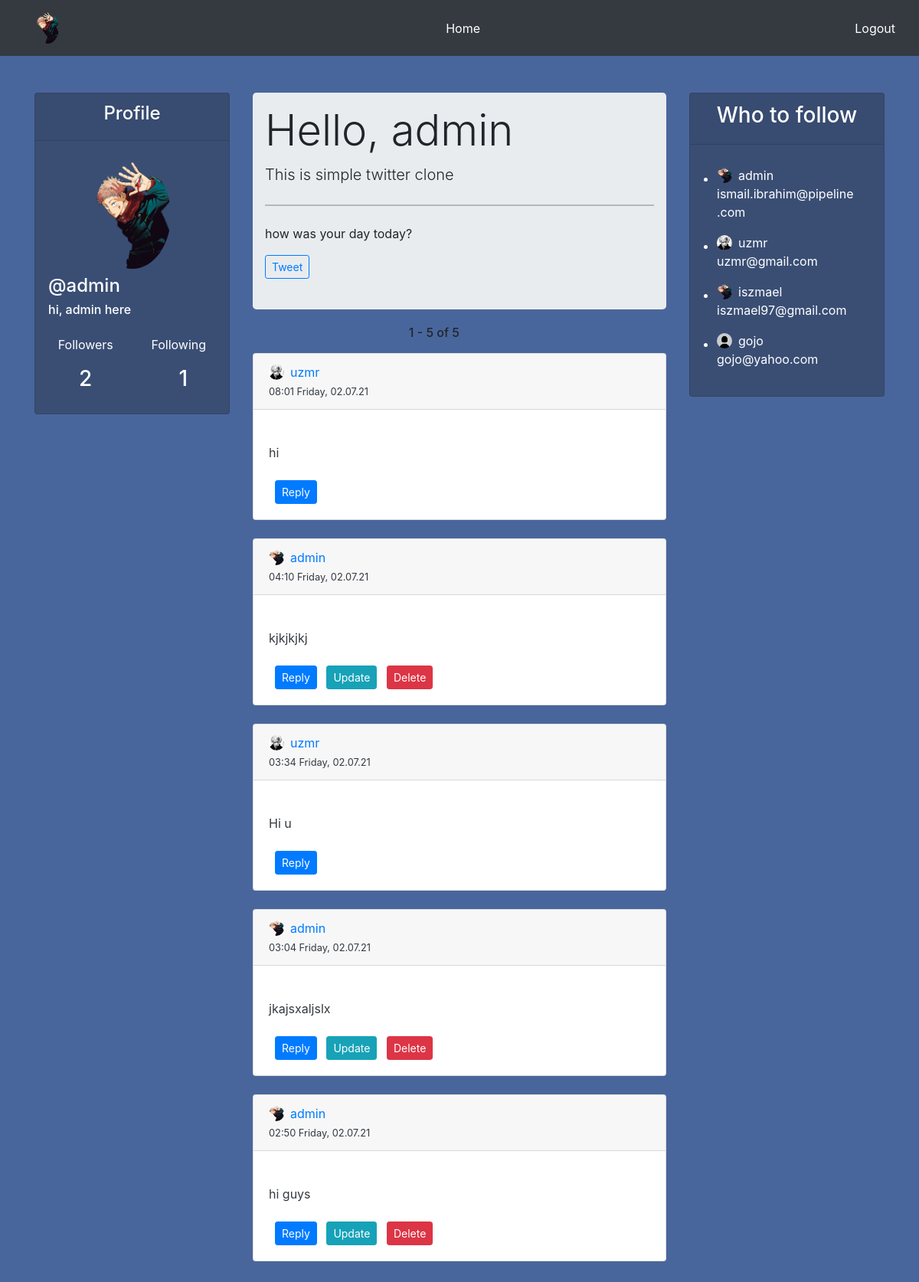
The app's page / (signed in) with its own data.
### accounts/models.py (models this page shows, shortened)
class profile(models.Model):
    user = models.OneToOneField(User, on_delete=models.CASCADE)
    image = models.ImageField(default='default.jpeg', upload_to = 'profile_pics')
    bio = models.TextField(default='')
    @property
    def followers(self):
        return Follow.objects.filter(follow_user=self.user).count()
    @property
    def following(self):
        return Follow.objects.filter(user=self.user).count()

### feed/models.py (models this page shows, shortened)
class Post(models.Model):
    content = models.TextField(max_length=1000)
    date_posted = models.DateTimeField(default=timezone.now)
    author = models.ForeignKey(User, on_delete=models.CASCADE)
    likes= models.IntegerField(default=0)
    dislikes= models.IntegerField(default=0)

### feed/views.py (the view)
# urls.py: path('', PostListView.as_view(), name='home'),
class PostListView(LoginRequiredMixin, ListView):
    model = Post
    template_name = 'feed/home.html'
    context_object_name = 'posts'
    ordering = ['-date_posted']
    paginate_by = PAGINATION_COUNT
    def get_context_data(self, **kwargs):
        data = super().get_context_data(**kwargs)
        all_users = []
        data_counter = Post.objects.values('author')\
            .annotate(author_count=Count('author'))\
            .order_by('-author_count')[:6]
        for aux in data_counter:
            all_users.append(User.objects.filter(pk=aux['author']).first())
        data['all_users'] = all_users
        print(all_users, file=sys.stderr)
        return data
    def get_queryset(self):
        user = self.request.user
        qs = Follow.objects.filter(user=user)
        follows = [user]
        for obj in qs:
            follows.append(obj.follow_user)
        return Post.objects.filter(author__in=follows).order_by('-date_posted')

### feed/templates/feed/home.html (shortened to what this page needs)
{%extends 'feed/base.html'%}
{%block content%}
<br>
<br>
<div class="container">
    <div class="row">
        <div class="col-md-3">
            <div class="card" style="background-color: rgb(58, 78, 116);">
                <div class="card-header" align=center>
                    <a href="#">
                        <h4 class="text-white"> Profile </h4>
                    </a>
                </div>
                <div class="card-body">
                    <div class="row" align=center>
                        <a class="nav-link" href="{% url 'profile' %}">
                            <img class="rounded-circle account-img img-fluid" src="{{ user.profile.image.url}}"
                                width="100" height="100">
                        </a>
                    </div>
                    <div class="row text-white">
                        {% if user_profile is None %}
                        <h4 style="text-align: left" class="white-important">
                            @{{ user.username }}
                        </h4>
                        <h6 style="text-align: left" class="email-profile">
                            {{ user.profile.bio }}
                        </h6>
                        {% endif %}
                    </div>
                    <div class="row d-flex flex-nowrap text-white pt-3">
                        <div class="col-6" align=center>
                            Followers
                        </div>
                        <div class="col-6" align=center>
                            Following
                        </div>
                    </div>
                    <div class="row d-flex flex-nowrap text-white pt-3">
                        {% if user_profile != None %}
                        <div class="col-6" align=center>
                            <h3 class="white-important follow-click">
                                <a href="{% url 'user-followers' user_profile.username %}">
                                    {{ user_profile.profile.followers }}
                                </a>
                            </h3>
                        </div>
                        <div class="col-6" align=center>
                            <a href="{% url 'user-follows' user_profile.username %}">
                                <h3 class="white-important follow-click">
                                    {{ user_profile.profile.following }}
                                </h3>
                            </a>
                        </div>
                        {% else %}
                        <div class="col-6" align=center>
                            <a href="{% url 'user-followers' user.username %}">
                                <h3 class="text-white follow-click">
                                    {{ user.profile.followers }}
                                </h3>
                            </a>
                        </div>
                        <a href="{% url 'user-follows' user.username %}">
                            <div class="col-6" align=center>
                                <h3 class="text-white follow-click">
                                    {{ user.profile.following }}
                                </h3>
                            </div>
                        </a>
                        {% endif %}
                    </div>
                </div>
            </div>
        </div>
        <div class="col-md-6 scrollable">
            {% if user_profile is None %}
            <div class="jumbotron p-3">
                <h1 class="display-4">Hello, {{user.username}}</h1>
                <p class="lead">This is simple twitter clone</p>
                <hr class="my-4">
                <p>how was your day today?</p>
                <div style="margin-left: auto; margin-right:auto">
                    <a class="btn btn-sm btn-outline-primary mb-4 mr-3 " href="{% url 'post-create' %}">
                        Tweet
                    </a>
                </div>
            </div>
            {% endif %}
            <br>
            <div class="full-width row">
                <div class="col-6 no-padding">
                    <h6 style="position: absolute; bottom: 0; right: 0" class="white-important mb-3">
                        {{ page_obj.start_index }} - {{ page_obj.end_index }} of
                        {{ paginator.count }}
                    </h6>
                </div>
            </div>
            {% for post in posts %}
            <div class="card">
                <div class="card-header">
                    <div style="padding-left: 0px !important;" class="col-8 no-padding d-flex align-items-center">
                        <img class="rounded-circle mr-2" style="width: 20px; height: 20px;"
                            src="{{ post.author.profile.image.url }}">
                        <a class="mr-2 white-important" href="{% url 'user-posts' post.author %}">
                            {{ post.author }}
                    </div>
                    <small class="text-dark">{{ post.date_posted | date:"H:i l, d.m.y" }}</small>
                </div>
                <div class="card-body">
                    <a style="color: rgba(255, 255, 255, 0.5) !important;" href="{% url 'post-detail' post.id %}">
                        <p class="mb-4 text-dark">
                            {{ post.content }}
                        </p>
                    </a>
                    <div>
                        <a class="btn btn-sm btn-primary ml-2" style="font-size: 14px"
                            href="{% url 'post-detail' post.id %}">Reply</a>
                        {% if post.author == user %}
                        <a class="btn btn-sm btn-info ml-2" style="font-size: 14px"
                            href="{% url 'post-update' post.id %}">Update</a>
                        <a class="btn btn-sm btn-danger ml-2" style="font-size: 14px"
                            href="{% url 'post-delete' post.id %}">Delete</a>
                        {% endif %}
                    </div>
                </div>
            </div>
            <br>
            {% endfor %}
        </div>
        <div class="col-md-3">
            {% if user_profile is None %}
            <div class="card" style="background-color: rgb(58, 78, 116);">
                <div class="card-header" align=center>
                    <a href="#" class="text-white">
                        <h3>Who to follow</h3>
                    </a>
                </div>
                <div class="card-body">
                    <ul class="col-12 mt-2 text-white">
                        {% for user in all_users %}
                        <li>
                            <div class="who-to-follow">
                                <div style="padding-left: 0px !important;"
                                    class="col-8 no-padding d-flex align-items-center">
                                    <img class="rounded-circle mr-2" style="width: 20px; height: 20px;"
                                        src="{{ user.profile.image.url }}">
                                    <a class="mr-2 white-important text-white"
                                        href="{% url 'user-posts' user.username %}">
                                        {{ user.username }}
                                    </a>
                                </div>
                                <p>{{ user.email }}</p>
                            </div>
                        </li>
                        {% endfor %}
                    </ul>
                </div>
            </div>
            {% endif %}
        </div>
    </div>
    <br>
</div>
{%endblock content%}

### feed/templates/feed/base.html (shortened to what this page needs)
<!DOCTYPE html>
{% load static %}
<html>
<head>
    <link rel="stylesheet" type="text/css" href="{% static 'feed/style.css' %}?{% now 'U' %}" />
    <link href="https://cdn.jsdelivr.net/npm/bootstrap@5.0.2/dist/css/bootstrap.min.css" rel="stylesheet"
>
    <link rel="stylesheet" href="https://maxcdn.bootstrapcdn.com/bootstrap/4.0.0/css/bootstrap.min.css"
>
</head>
<body>
    <nav class="navbar navbar-expand-md navbar-dark bg-dark">
        <div class="container-fluid">
            <a class="nav-link" href="{% url 'profile' %}">
                <img class="rounded-circle account-img img-fluid" src="{{ user.profile.image.url}}" width="30"
                    height="30">
            </a>
            <a class="text-white" aria-current="page" href="{% url 'home' %}">Home</a>
            <a class="text-white" href="{% url 'logout' %}">Logout</a>
        </div>
    </nav>
    <div class="content">
        {%block content%}{%endblock content%}
    </div>
</body>
</html>

### feed/static/feed/style.css (style rules this page uses)
body { background-color: cornflowerblue; }
div.content { background-color: rgb(73, 102, 156); }

### records on screen
Post: author.profile.image (picture), author "uzmr", date_posted "08:01 Friday, 02.07.21", content "hi"
Post: author.profile.image (picture), author "admin", date_posted "04:10 Friday, 02.07.21", content "kjkjkjkj", shows "Update"
Post: author.profile.image (picture), author "uzmr", date_posted "03:34 Friday, 02.07.21", content "Hi u"
Post: author.profile.image (picture), author "admin", date_posted "03:04 Friday, 02.07.21", content "jkajsxaljslx", shows "Update"
Post: author.profile.image (picture), author "admin", date_posted "02:50 Friday, 02.07.21", content "hi guys", shows "Update"

### other values on screen
{{ user.username }} "admin"
{{ user.profile.bio }} "hi, admin here"
{{ user.profile.followers }} "2"
{{ user.profile.following }} "1"
{{ page_obj.start_index }} "1"
{{ page_obj.end_index }} "5"
{{ paginator.count }} "5"
{{ user.email }} "ismail.ibrahim@pipeline.com"
{{ user.username }} "uzmr"
{{ user.email }} "uzmr@gmail.com"
{{ user.username }} "iszmael"
{{ user.email }} "iszmael97@gmail.com"
{{ user.username }} "gojo"
{{ user.email }} "gojo@yahoo.com"
